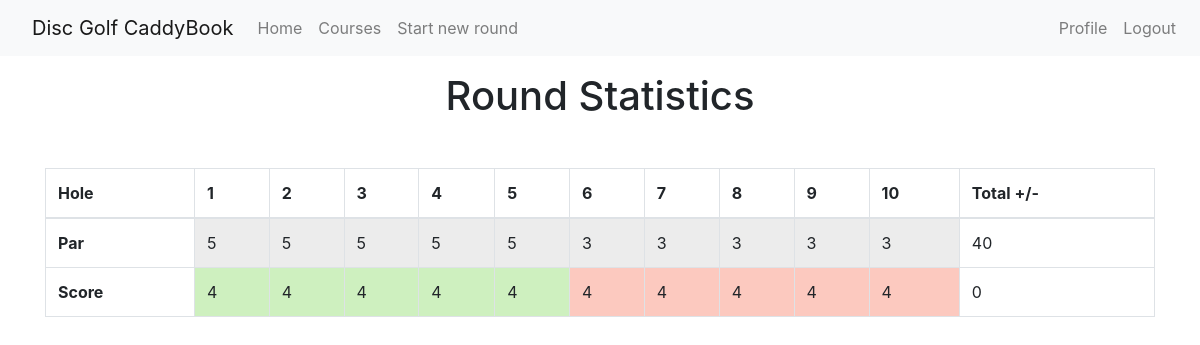
The page /roundview/2 (signed in) on the database its author committed.
### app/models.py (models this page shows, shortened)
class Roundscore(db.Model):
    __tablename__ = 'round_hole'
    __table_args__ = (
        db.UniqueConstraint('hole', 'round_id'),
    )
    id = db.Column(db.Integer, primary_key=True)
    hole = db.Column(db.Integer)
    score = db.Column(db.Integer)
    ob = db.Column(db.Boolean)
    round_id = db.Column(db.Integer, db.ForeignKey('round.id'))
    def get_par(self, courseid):
        hole = Hole.query.filter_by(holecourse_id=courseid, holenum=self.hole).first_or_404()
        return hole.holepar

class Hole(db.Model):
    __tablename__ = 'course_hole'
    __table_args__ = (
        db.UniqueConstraint('holenum', 'holecourse_id'),
    )
    id = db.Column(db.Integer, primary_key=True)
    holenum = db.Column(db.Integer, index=True)
    holepar = db.Column(db.Integer)
    holelength = db.Column(db.Integer)
    holecourse_id = db.Column(db.Integer, db.ForeignKey('course.id'))

### app/routes.py (the view)
@app.route('/roundview/<roundid>')
@login_required
def roundview(roundid):
    round = Round.query.filter_by(id=roundid).first_or_404()
    scores = round.get_scores()
    course = Course.query.filter_by(id=round.roundcourse_id).first_or_404()
    return render_template('roundview.html', title='Roundview', scores=scores, course=course, round = round)

### app/models.py (called while the page is built)
@login.user_loader
def load_user(id):
    return User.query.get(int(id))

    def get_coursepar(self):
        holes = Hole.query.filter_by(holecourse_id=self.id)
        par = 0
        for hole in holes:
            par = par + hole.holepar
        return par

    def get_scores(self):
        scores = Roundscore.query.filter_by(round_id=self.id)
        return scores

    def get_totalscorepar(self):
        scores = Roundscore.query.filter_by(round_id=self.id)
        totalscore = 0
        for score in scores:
            totalscore = totalscore + score.score
        course = Course.query.filter_by(id=self.roundcourse_id).first_or_404()
        par = course.get_coursepar()
        return totalscore - par

### app/templates/roundview.html
{% extends "base.html" %}
{% block content %}
<div class="container my-3">
    <h1 class="text-center">Round Statistics</h1>
</div>
<div class="container my-5">
    <table class="table table-inverse table-bordered">
        <thead>
            <tr>
                <th scope="col">Hole</th>
                {% for score in scores %}
                <th scope="col">{{score.hole}}</th>
                {% endfor%}
                <th scope="col">Total +/-</th>
            </tr>
        </thead>
        <tbody>
            <tr>
                <th scope="col">Par</th>
                {% for score in scores %}
                <td class="table-active" scope="col">{{score.get_par(course.id)}}</td>
                {% endfor%}
                <td scope="col">{{course.get_coursepar()}}</td>
            </tr>
            <tr>
                <th scope="col">Score</th>
                {% for score in scores %}
                    {% if  score.score == 1 %}
                        {% if score.ob %}
                            <td style="background: #ffff90; border-color: #ff0000; border-width: 4px;" scope="col">{{ score.score }}</td>
                        {% else %}
                            <td style="background: #ffff90" scope="col">{{ score.score }}</td>
                        {% endif %}
                    {% elif score.score - score.get_par(course.id) == -1 %}
                        {% if score.ob %}
                            <td style="background-color: rgba(62,195,0,.25); border-color: #ff0000; border-width: 4px;" scope="col">{{ score.score }}</td>
                        {% else %}
                            <td style="background-color: rgba(62,195,0,.25)" scope="col">{{ score.score }}</td>
                        {% endif %}
                    {% elif score.score - score.get_par(course.id) == -2 %}
                        {% if score.ob %}
                            <td style="background-color: rgba(62,195,0,.50); border-width: 4px;" scope="col">{{ score.score }}</td>
                        {% else %}
                            <td style="background-color: rgba(62,195,0,.50)" scope="col">{{ score.score }}</td>
                        {% endif %}
                    {% elif score.score - score.get_par(course.id) < -2 %}
                        {% if score.ob %}
                            <td style="background-color: rgba(62,195,0,.75); border-color: #ff0000; border-width: 4px;" scope="col">{{ score.score }}</td>
                        {% else %}
                            <td style="background-color: rgba(62,195,0,.75)" scope="col">{{ score.score }}</td>
                        {% endif %}
                    {% elif score.score - score.get_par(course.id) == 1 %}
                        {% if score.ob %}
                            <td style="background-color: rgba(244,43,3,.25); border-color: #ff0000; border-width: 4px;" scope="col">{{ score.score }}</td>
                        {% else %}
                            <td style="background-color: rgba(244,43,3,.25)" scope="col">{{ score.score }}</td>
                        {% endif %}
                    {% elif score.score - score.get_par(course.id) == 2 %}
                        {% if score.ob %}
                            <td style="background-color: rgba(244,43,3,.50); border-color: #ff0000; border-width: 4px;" scope="col">{{ score.score }}</td>
                        {% else %}
                            <td style="background-color: rgba(244,43,3,.50)" scope="col">{{ score.score }}</td>
                        {% endif %}
                    {% elif score.score - score.get_par(course.id) > 2 %}
                        {% if score.ob %}
                            <td style="background-color: rgba(244,43,3,.75); border-color: #ff0000; border-width: 4px;" scope="col">{{ score.score }}</td>
                        {% else %}
                            <td style="background-color: rgba(244,43,3,.75)" scope="col">{{ score.score }}</td>
                        {% endif %}
                    {% else %}
                        {% if score.ob %}
                            <td style="border-color: #ff0000; border-width: 4px;" scope="col">{{ score.score }}</td>
                        {% else %}
                            <td scope="col">{{ score.score }}</td>
                        {% endif %}
                    {% endif %}
                {% endfor%}
                <td scope="col">{{round.get_totalscorepar()}}</td>
            </tr>
        </tbody>
    </table>
</div>
{% endblock %}

### app/templates/base.html (style rules this page uses)
html, body { height: 100%; }

### rows shown on the page
Roundscore: hole "1", get_par "5", score "4", get_totalscorepar "0"
Roundscore: hole "2", get_par "5", score "4"
Roundscore: hole "3", get_par "5", score "4"
Roundscore: hole "4", get_par "5", score "4"
Roundscore: hole "5", get_par "5", score "4"
Roundscore: hole "6", get_par "3", score "4"
Roundscore: hole "7", get_par "3", score "4"
Roundscore: hole "8", get_par "3", score "4"
Roundscore: hole "9", get_par "3", score "4"
Roundscore: hole "10", get_par "3", score "4"
Hole: get_coursepar "40"
